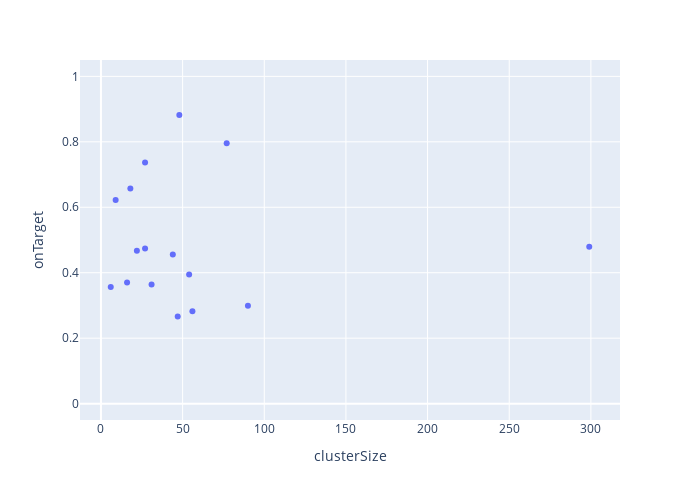

Notebook source saved alongside this figure:
### Code cell
ns.pl.scatter_w_clusterSize(results, "onTarget", save = True, output_folder = output_folder, outputfilename_prefix = outputfilename_prefix)

### Figure 1 — Plotly figure (JSON) as saved in the notebook; plotly's stock layout.template omitted (floating-point values rounded to 4 significant figures)
{"data": [{"hovertemplate": "<b>%{hovertext}</b><br><br>clusterSize=%{x}<br>onTarget=%{y}<extra></extra>", "hovertext": ["e1_e299_SLC17A7_L5b_Cdh13", "g1_g48_GLI3_Astro_Gja1", "g2_g27_APBB1IP_Micro_Ctss", "g3_g18_GPNMB_OPC_Pdgfra", "g4_g9_MOG_Oligo_Opalin", "i10_i16_TSPAN12_Vip_Mybpc1", "i11_i6_EGF_Vip_Mybpc1", "i1_i90_COL5A2_Ndnf_Car4", "i2_i77_LHX6_Sst_Cbln4", "i3_i56_BAGE2_Ndnf_Cxcl14", "i4_i54_MC4R_Ndnf_Cxcl14", "i5_i47_TRPC3_Ndnf_Car4", "i6_i44_GPR149_Vip_Mybpc1", "i7_i31_CLMP_Ndnf_Cxcl14", "i8_i27_SNCG_Vip_Mybpc1", "i9_i22_TAC3_Vip_Mybpc1"], "legendgroup": "", "marker": {"color": "#636efa", "symbol": "circle"}, "mode": "markers", "name": "", "orientation": "v", "showlegend": false, "type": "scatter", "x": [299, 48, 27, 18, 9, 16, 6, 90, 77, 56, 54, 47, 44, 31, 27, 22], "xaxis": "x", "y": [0.4793, 0.8823, 0.7365, 0.657, 0.6225, 0.3703, 0.3565, 0.299, 0.7959, 0.2826, 0.395, 0.266, 0.4554, 0.3643, 0.4742, 0.4672], "yaxis": "y"}], "layout": {"height": 500, "legend": {"tracegroupgap": 0}, "margin": {"t": 60}, "width": 700, "xaxis": {"anchor": "y", "autorange": true, "domain": [0, 1], "range": [-12.83, 317.8], "title": {"text": "clusterSize"}, "type": "linear"}, "yaxis": {"anchor": "x", "domain": [0, 1], "range": [-0.05, 1.05], "title": {"text": "onTarget"}, "type": "linear"}}}
